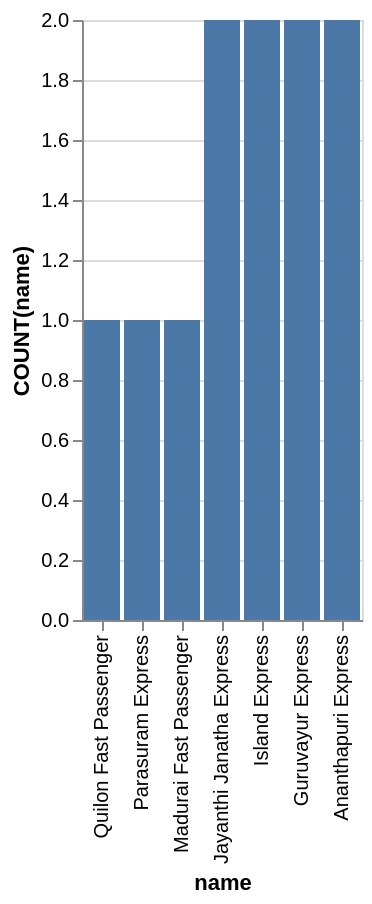

This figure's Vega-Lite source:
### Vega-Lite specification from a JSON file in a GitHub repository (floating-point values rounded to 4 significant figures)
{"data": {"values": [{"x_data": "Quilon Fast Passenger", "y_data": 1}, {"x_data": "Parasuram Express", "y_data": 1}, {"x_data": "Madurai Fast Passenger", "y_data": 1}, {"x_data": "Jayanthi Janatha Express", "y_data": 2}, {"x_data": "Island Express", "y_data": 2}, {"x_data": "Guruvayur Express", "y_data": 2}, {"x_data": "Ananthapuri Express", "y_data": 2}]}, "mark": "bar", "encoding": {"x": {"field": "x_data", "type": "nominal", "title": "name", "sort": "descending"}, "y": {"field": "y_data", "type": "quantitative", "title": "COUNT(name)"}}}
